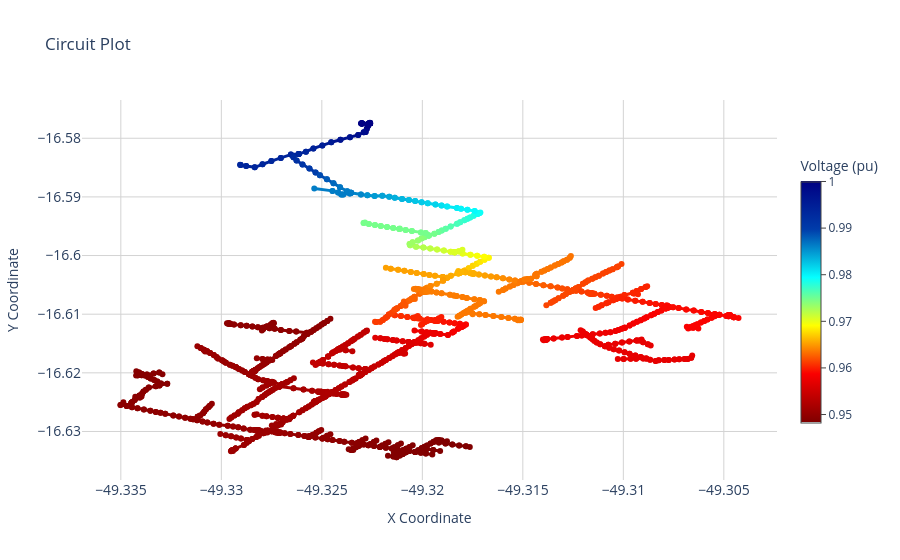
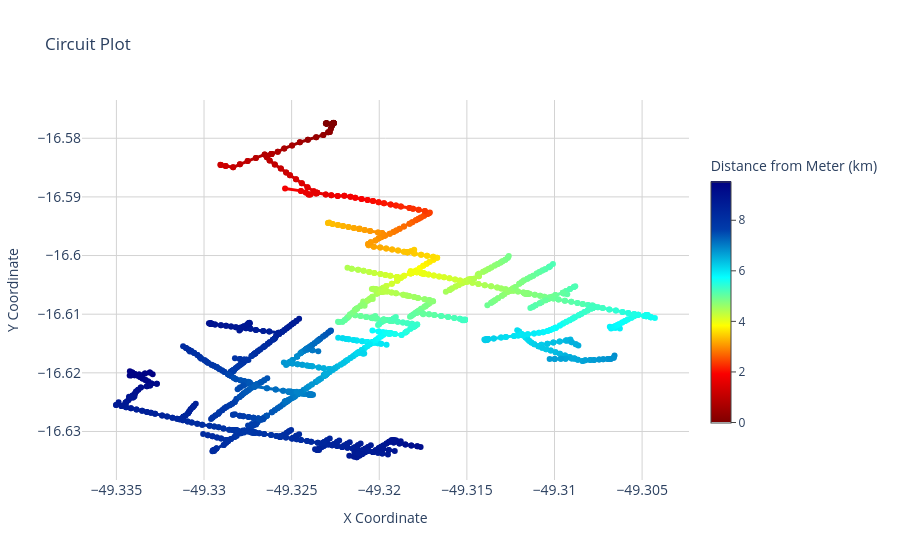

Notebook code cell kept with these figures, in order:
### Code cell
#Rodar 

print(dss.dssinterface.version)
dss_tools.update_dss(dss)
########## Mapas ############

dss_tools.interactive_view.circuit_plot(parameter="voltage", show=True)
dss_tools.interactive_view.circuit_geoplot(parameter="voltage", show=True)
#dss_tools.interactive_view.voltage_profile(show=True)
dss_tools.static_view.voltage_profile(show=True, legend=False)
dss_tools.interactive_view.circuit_plot(parameter="distance", show=True)
dss_tools.static_view.impedances_vs_distance(show=True)
